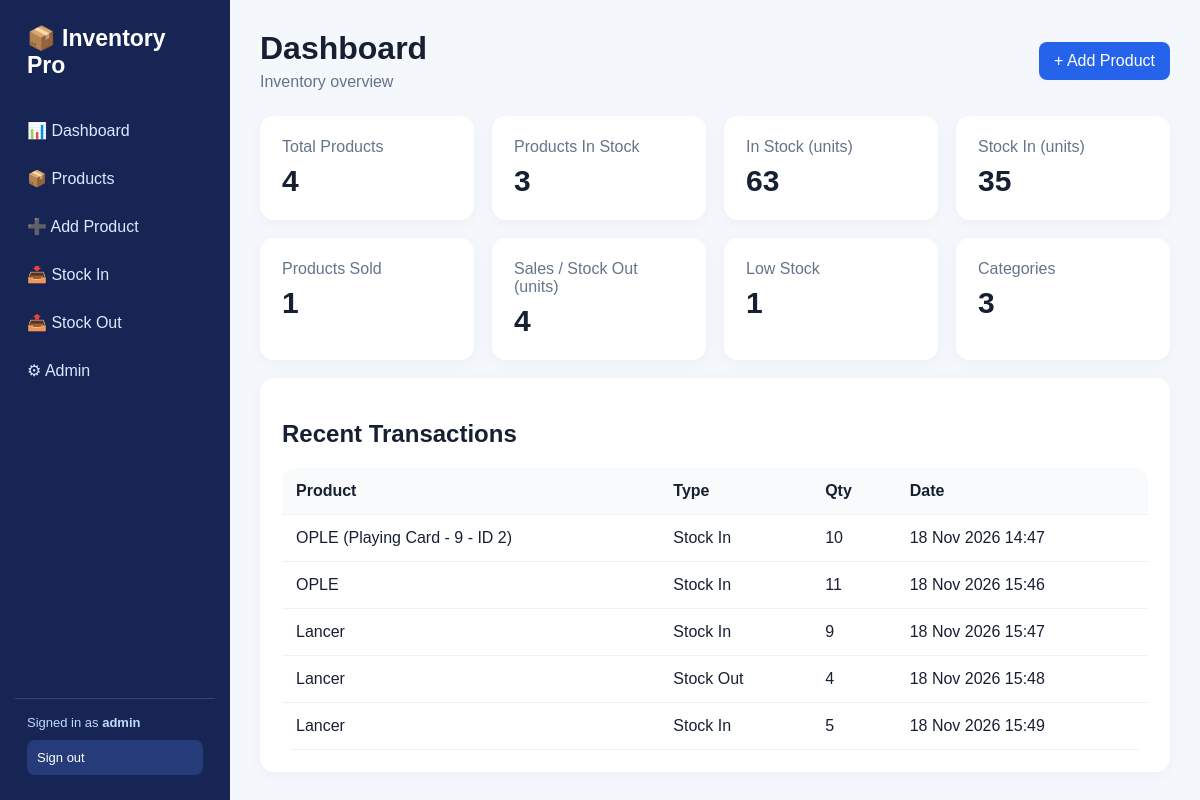
Before: / (signed in) with the older database file.
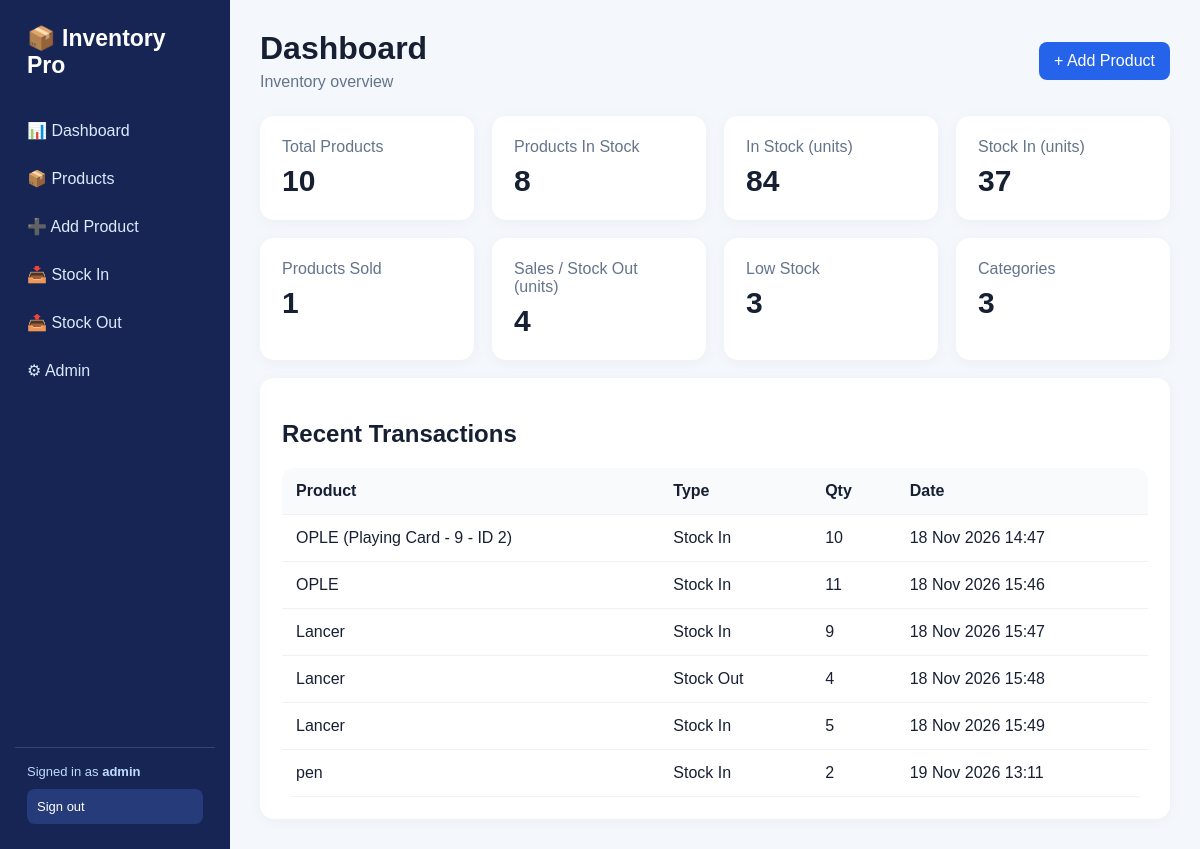
After: the same page with the newer database file.
### inventory/models.py (models this page shows, shortened)
class StockTransaction(models.Model):
    IN = "IN"
    OUT = "OUT"
    TYPE_CHOICES = [(IN,"Stock In"),(OUT,"Stock Out")]
    product = models.ForeignKey(Product, on_delete=models.CASCADE)
    transaction_type = models.CharField(max_length=3, choices=TYPE_CHOICES)
    quantity = models.PositiveIntegerField()
    note = models.CharField(max_length=255, blank=True)
    created_at = models.DateTimeField(auto_now_add=True)

class Product(models.Model):
    name = models.CharField(
        max_length=150,
    )
    sku = models.CharField(max_length=50)
    category = models.ForeignKey(Category, on_delete=models.SET_NULL, null=True, blank=True)
    subcategory = models.CharField(
        max_length=2,
        choices=[("5C", "5C"), ("5B", "5B"), ("4G", "4G")],
        blank=True,
    )
    purchase_price = models.DecimalField(max_digits=12, decimal_places=2, default=0)
    selling_price = models.DecimalField(max_digits=12, decimal_places=2, default=0)
    quantity = models.PositiveIntegerField(default=0)
    low_stock_limit = models.PositiveIntegerField(default=5)
    created_at = models.DateTimeField(auto_now_add=True)
    class Meta:
        constraints = [
            models.UniqueConstraint(
                fields=("name", "category", "subcategory"),
                name="unique_product_name_category_subcategory",
                violation_error_message=(
                    "A product with this name already exists in this "
                    "category and subcategory."
                ),
            )
        ]

### inventory/views.py (the view)
# urls.py: path("", views.dashboard, name="dashboard"),
@login_required
def dashboard(request):
    products = Product.objects.all()
    context = {
        "product_count": products.count(),
        "products_in_stock": products.filter(quantity__gt=0).count(),
        "stock_total": products.aggregate(x=Sum("quantity"))["x"] or 0,
        "stock_in_total": StockTransaction.objects.filter(
            transaction_type=StockTransaction.IN
        ).aggregate(x=Sum("quantity"))["x"] or 0,
        "products_sold": StockTransaction.objects.filter(
            transaction_type=StockTransaction.OUT
        ).values("product_id").distinct().count(),
        "stock_out_total": StockTransaction.objects.filter(
            transaction_type=StockTransaction.OUT
        ).aggregate(x=Sum("quantity"))["x"] or 0,
        "low_stock": products.filter(quantity__lte=F("low_stock_limit")).count(),
        "categories": Category.objects.count(),
        "recent": StockTransaction.objects.select_related("product")[:8],
    }
    return render(request, "dashboard.html", context)

### templates/dashboard.html
{% extends "base.html" %}{% block title %}Dashboard{% endblock %}{% block content %}
<div class="top"><div><h1>Dashboard</h1><div class="muted">Inventory overview</div></div><a class="btn" href="/products/add/">+ Add Product</a></div>
<div class="cards">
<div class="card"><div class="muted">Total Products</div><div class="num">{{product_count}}</div></div>
<div class="card"><div class="muted">Products In Stock</div><div class="num">{{products_in_stock}}</div></div>
<div class="card"><div class="muted">In Stock (units)</div><div class="num">{{stock_total}}</div></div>
<div class="card"><div class="muted">Stock In (units)</div><div class="num">{{stock_in_total}}</div></div>
<div class="card"><div class="muted">Products Sold</div><div class="num">{{products_sold}}</div></div>
<div class="card"><div class="muted">Sales / Stock Out (units)</div><div class="num">{{stock_out_total}}</div></div>
<div class="card"><div class="muted">Low Stock</div><div class="num">{{low_stock}}</div></div>
<div class="card"><div class="muted">Categories</div><div class="num">{{categories}}</div></div>
</div>
<br><div class="card"><h2>Recent Transactions</h2><table><tr><th>Product</th><th>Type</th><th>Qty</th><th>Date</th></tr>
{% for x in recent %}<tr><td>{{x.product.name}}</td><td>{{x.get_transaction_type_display}}</td><td>{{x.quantity}}</td><td>{{x.created_at|date:"d M Y H:i"}}</td></tr>{% empty %}<tr><td colspan="4">No transactions yet.</td></tr>{% endfor %}</table></div>
{% endblock %}

Changed rows visible on the page:
added StockTransaction: product.name "pen", transaction_type "Stock In", quantity "2", created_at "19 Nov 2026 13:11"
Other visible differences:
{{ product_count }}: "4" → "10"
{{ products_in_stock }}: "3" → "8"
{{ stock_total }}: "63" → "84"
{{ stock_in_total }}: "35" → "37"
{{ low_stock }}: "1" → "3"
